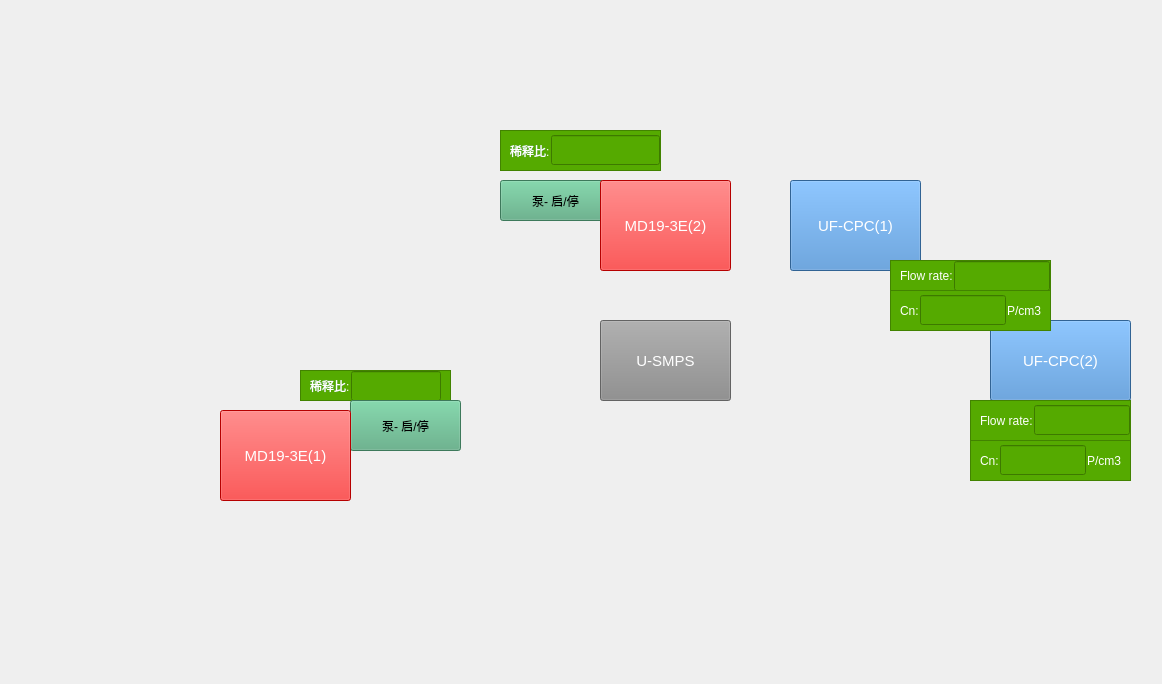
<?xml version="1.0" encoding="UTF-8"?>
<ui version="4.0">
 <class>MainStartUp</class>
 <widget class="QMainWindow" name="MainStartUp">
  <property name="geometry">
   <rect>
    <x>0</x>
    <y>0</y>
    <width>1162</width>
    <height>684</height>
   </rect>
  </property>
  <property name="windowTitle">
   <string>系统界面</string>
  </property>
  <property name="autoFillBackground">
   <bool>false</bool>
  </property>
  <property name="styleSheet">
   <string notr="true">QWidget#startUpWidget
{
border-image: url(:/image/startUp.png);
}</string>
  </property>
  <widget class="QWidget" name="startUpWidget">
   <widget class="QFrame" name="frame">
    <property name="geometry">
     <rect>
      <x>500</x>
      <y>130</y>
      <width>161</width>
      <height>41</height>
     </rect>
    </property>
    <property name="styleSheet">
     <string notr="true">background-color: rgb(85, 170, 0);</string>
    </property>
    <property name="frameShape">
     <enum>QFrame::StyledPanel</enum>
    </property>
    <property name="frameShadow">
     <enum>QFrame::Raised</enum>
    </property>
    <layout class="QHBoxLayout" name="horizontalLayout">
     <property name="spacing">
      <number>1</number>
     </property>
     <property name="topMargin">
      <number>0</number>
     </property>
     <property name="rightMargin">
      <number>0</number>
     </property>
     <property name="bottomMargin">
      <number>0</number>
     </property>
     <item>
      <widget class="QLabel" name="label">
       <property name="styleSheet">
        <string notr="true">color: rgb(255, 255, 255);</string>
       </property>
       <property name="text">
        <string>稀释比:</string>
       </property>
      </widget>
     </item>
     <item>
      <widget class="QLineEdit" name="md2DilutionVal">
       <property name="minimumSize">
        <size>
         <width>0</width>
         <height>30</height>
        </size>
       </property>
      </widget>
     </item>
    </layout>
   </widget>
   <widget class="QFrame" name="frame_2">
    <property name="geometry">
     <rect>
      <x>300</x>
      <y>370</y>
      <width>151</width>
      <height>31</height>
     </rect>
    </property>
    <property name="styleSheet">
     <string notr="true">background-color: rgb(85, 170, 0);</string>
    </property>
    <property name="frameShape">
     <enum>QFrame::StyledPanel</enum>
    </property>
    <property name="frameShadow">
     <enum>QFrame::Raised</enum>
    </property>
    <layout class="QHBoxLayout" name="horizontalLayout_2">
     <property name="spacing">
      <number>1</number>
     </property>
     <property name="topMargin">
      <number>0</number>
     </property>
     <property name="bottomMargin">
      <number>0</number>
     </property>
     <item>
      <widget class="QLabel" name="label_2">
       <property name="styleSheet">
        <string notr="true">color: rgb(255, 255, 255);</string>
       </property>
       <property name="text">
        <string>稀释比:</string>
       </property>
      </widget>
     </item>
     <item>
      <widget class="QLineEdit" name="md1DilutionVal">
       <property name="minimumSize">
        <size>
         <width>0</width>
         <height>30</height>
        </size>
       </property>
      </widget>
     </item>
    </layout>
   </widget>
   <widget class="QPushButton" name="startMd2Btn">
    <property name="geometry">
     <rect>
      <x>500</x>
      <y>180</y>
      <width>111</width>
      <height>41</height>
     </rect>
    </property>
    <property name="styleSheet">
     <string notr="true">background-color: rgb(85, 170, 127);</string>
    </property>
    <property name="text">
     <string>泵- 启/停</string>
    </property>
   </widget>
   <widget class="QPushButton" name="startMd1Btn">
    <property name="geometry">
     <rect>
      <x>350</x>
      <y>400</y>
      <width>111</width>
      <height>51</height>
     </rect>
    </property>
    <property name="styleSheet">
     <string notr="true">background-color: rgb(85, 170, 127);</string>
    </property>
    <property name="text">
     <string>泵- 启/停</string>
    </property>
   </widget>
   <widget class="QPushButton" name="openMd2Btn">
    <property name="geometry">
     <rect>
      <x>600</x>
      <y>180</y>
      <width>131</width>
      <height>91</height>
     </rect>
    </property>
    <property name="font">
     <font>
      <family>Arial</family>
      <pointsize>11</pointsize>
     </font>
    </property>
    <property name="styleSheet">
     <string notr="true">color: rgb(255, 255, 255);
background-color: rgb(255, 0, 0);</string>
    </property>
    <property name="text">
     <string>MD19-3E(2)</string>
    </property>
   </widget>
   <widget class="QPushButton" name="openMd1Btn">
    <property name="geometry">
     <rect>
      <x>220</x>
      <y>410</y>
      <width>131</width>
      <height>91</height>
     </rect>
    </property>
    <property name="font">
     <font>
      <family>Arial</family>
      <pointsize>11</pointsize>
     </font>
    </property>
    <property name="styleSheet">
     <string notr="true">color: rgb(255, 255, 255);
background-color: rgb(255, 0, 0);</string>
    </property>
    <property name="text">
     <string>MD19-3E(1)</string>
    </property>
   </widget>
   <widget class="QPushButton" name="openCpc1Btn">
    <property name="geometry">
     <rect>
      <x>790</x>
      <y>180</y>
      <width>131</width>
      <height>91</height>
     </rect>
    </property>
    <property name="font">
     <font>
      <family>Arial</family>
      <pointsize>11</pointsize>
     </font>
    </property>
    <property name="styleSheet">
     <string notr="true">color: rgb(255, 255, 255);
background-color: rgb(69, 138, 207);</string>
    </property>
    <property name="text">
     <string>UF-CPC(1)</string>
    </property>
   </widget>
   <widget class="QPushButton" name="openCpc2Btn">
    <property name="geometry">
     <rect>
      <x>990</x>
      <y>320</y>
      <width>141</width>
      <height>81</height>
     </rect>
    </property>
    <property name="font">
     <font>
      <family>Arial</family>
      <pointsize>11</pointsize>
     </font>
    </property>
    <property name="styleSheet">
     <string notr="true">color: rgb(255, 255, 255);
background-color: rgb(69, 138, 207);</string>
    </property>
    <property name="text">
     <string>UF-CPC(2)</string>
    </property>
   </widget>
   <widget class="QPushButton" name="openSmpsBtn">
    <property name="geometry">
     <rect>
      <x>600</x>
      <y>320</y>
      <width>131</width>
      <height>81</height>
     </rect>
    </property>
    <property name="font">
     <font>
      <family>Arial</family>
      <pointsize>11</pointsize>
     </font>
    </property>
    <property name="styleSheet">
     <string notr="true">color: rgb(255, 255, 255);
background-color: rgb(138, 138, 138);</string>
    </property>
    <property name="text">
     <string>U-SMPS</string>
    </property>
   </widget>
   <widget class="QFrame" name="frame_3">
    <property name="geometry">
     <rect>
      <x>890</x>
      <y>260</y>
      <width>161</width>
      <height>31</height>
     </rect>
    </property>
    <property name="styleSheet">
     <string notr="true">background-color: rgb(85, 170, 0);</string>
    </property>
    <property name="frameShape">
     <enum>QFrame::StyledPanel</enum>
    </property>
    <property name="frameShadow">
     <enum>QFrame::Raised</enum>
    </property>
    <layout class="QHBoxLayout" name="horizontalLayout_3">
     <property name="spacing">
      <number>1</number>
     </property>
     <property name="topMargin">
      <number>0</number>
     </property>
     <property name="rightMargin">
      <number>0</number>
     </property>
     <property name="bottomMargin">
      <number>0</number>
     </property>
     <item>
      <widget class="QLabel" name="label_3">
       <property name="styleSheet">
        <string notr="true">color: rgb(255, 255, 255);</string>
       </property>
       <property name="text">
        <string>Flow rate:</string>
       </property>
      </widget>
     </item>
     <item>
      <widget class="QLineEdit" name="cpc1FlowRate">
       <property name="minimumSize">
        <size>
         <width>0</width>
         <height>30</height>
        </size>
       </property>
      </widget>
     </item>
    </layout>
   </widget>
   <widget class="QFrame" name="frame_4">
    <property name="geometry">
     <rect>
      <x>890</x>
      <y>290</y>
      <width>161</width>
      <height>41</height>
     </rect>
    </property>
    <property name="styleSheet">
     <string notr="true">background-color: rgb(85, 170, 0);</string>
    </property>
    <property name="frameShape">
     <enum>QFrame::StyledPanel</enum>
    </property>
    <property name="frameShadow">
     <enum>QFrame::Raised</enum>
    </property>
    <layout class="QHBoxLayout" name="horizontalLayout_4">
     <property name="spacing">
      <number>1</number>
     </property>
     <property name="topMargin">
      <number>0</number>
     </property>
     <property name="bottomMargin">
      <number>0</number>
     </property>
     <item>
      <widget class="QLabel" name="label_4">
       <property name="styleSheet">
        <string notr="true">color: rgb(255, 255, 255);</string>
       </property>
       <property name="text">
        <string>Cn:</string>
       </property>
      </widget>
     </item>
     <item>
      <widget class="QLineEdit" name="cpc1Cn">
       <property name="minimumSize">
        <size>
         <width>0</width>
         <height>30</height>
        </size>
       </property>
      </widget>
     </item>
     <item>
      <widget class="QLabel" name="label_5">
       <property name="styleSheet">
        <string notr="true">color: rgb(255, 255, 255);</string>
       </property>
       <property name="text">
        <string>P/cm3</string>
       </property>
      </widget>
     </item>
    </layout>
   </widget>
   <widget class="QFrame" name="frame_5">
    <property name="geometry">
     <rect>
      <x>970</x>
      <y>400</y>
      <width>161</width>
      <height>41</height>
     </rect>
    </property>
    <property name="styleSheet">
     <string notr="true">background-color: rgb(85, 170, 0);</string>
    </property>
    <property name="frameShape">
     <enum>QFrame::StyledPanel</enum>
    </property>
    <property name="frameShadow">
     <enum>QFrame::Raised</enum>
    </property>
    <layout class="QHBoxLayout" name="horizontalLayout_5">
     <property name="spacing">
      <number>1</number>
     </property>
     <property name="topMargin">
      <number>0</number>
     </property>
     <property name="rightMargin">
      <number>0</number>
     </property>
     <property name="bottomMargin">
      <number>0</number>
     </property>
     <item>
      <widget class="QLabel" name="label_6">
       <property name="styleSheet">
        <string notr="true">color: rgb(255, 255, 255);</string>
       </property>
       <property name="text">
        <string>Flow rate:</string>
       </property>
      </widget>
     </item>
     <item>
      <widget class="QLineEdit" name="cpc2FlowRate">
       <property name="minimumSize">
        <size>
         <width>0</width>
         <height>30</height>
        </size>
       </property>
      </widget>
     </item>
    </layout>
   </widget>
   <widget class="QFrame" name="frame_6">
    <property name="geometry">
     <rect>
      <x>970</x>
      <y>440</y>
      <width>161</width>
      <height>41</height>
     </rect>
    </property>
    <property name="styleSheet">
     <string notr="true">background-color: rgb(85, 170, 0);</string>
    </property>
    <property name="frameShape">
     <enum>QFrame::StyledPanel</enum>
    </property>
    <property name="frameShadow">
     <enum>QFrame::Raised</enum>
    </property>
    <layout class="QHBoxLayout" name="horizontalLayout_6">
     <property name="spacing">
      <number>1</number>
     </property>
     <property name="topMargin">
      <number>0</number>
     </property>
     <property name="bottomMargin">
      <number>0</number>
     </property>
     <item>
      <widget class="QLabel" name="label_7">
       <property name="styleSheet">
        <string notr="true">color: rgb(255, 255, 255);</string>
       </property>
       <property name="text">
        <string>Cn:</string>
       </property>
      </widget>
     </item>
     <item>
      <widget class="QLineEdit" name="cpc2Cn">
       <property name="minimumSize">
        <size>
         <width>0</width>
         <height>30</height>
        </size>
       </property>
      </widget>
     </item>
     <item>
      <widget class="QLabel" name="label_8">
       <property name="styleSheet">
        <string notr="true">color: rgb(255, 255, 255);</string>
       </property>
       <property name="text">
        <string>P/cm3</string>
       </property>
      </widget>
     </item>
    </layout>
   </widget>
  </widget>
 </widget>
 <resources/>
 <connections/>
</ui>
